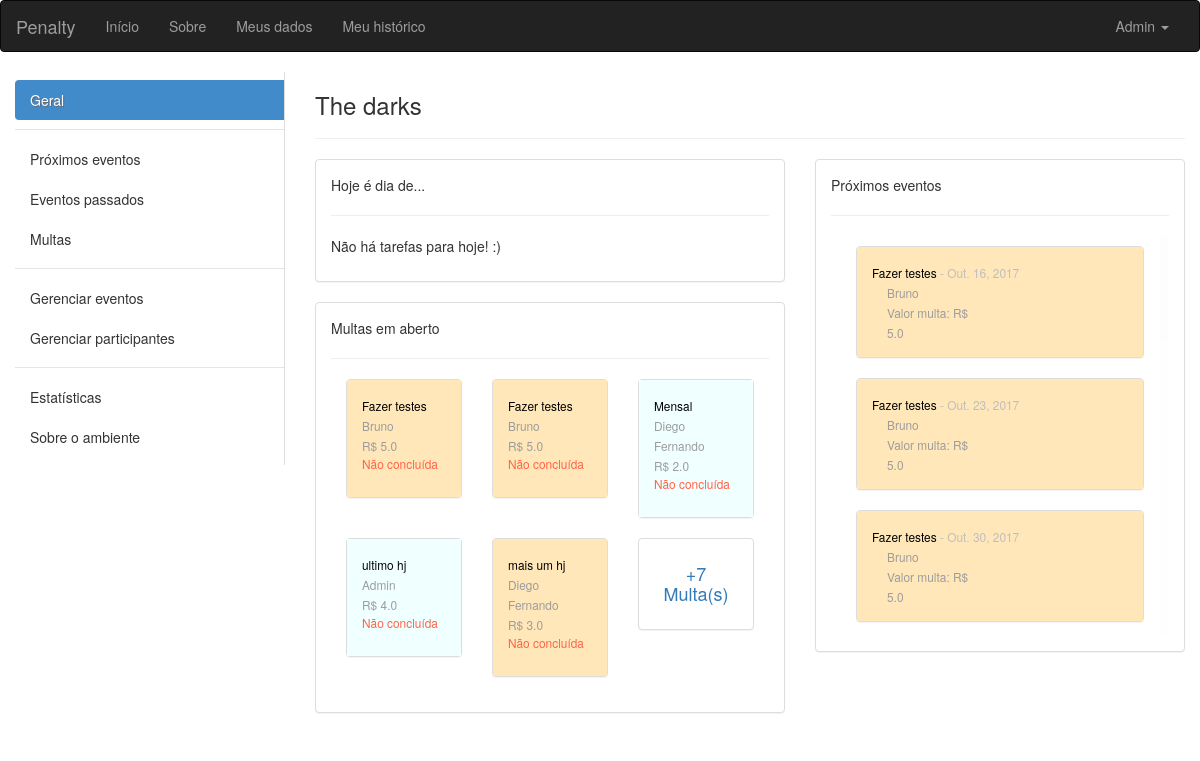
The app's page /ambiente/2/ (signed in) with its own data.
### ambiente/models.py (models this page shows, shortened)
class Ambiente(models.Model):
	nome = models.CharField(max_length=100, verbose_name='Nome', null=False, blank=False)
	descricao = models.CharField(max_length=100, verbose_name='Descrição', null=True, blank=False)
	endereco = models.CharField(max_length=150, verbose_name='Endereço', null=True, blank=False)
	criador = models.ForeignKey(User, verbose_name='Criador', null=False, blank=False, related_name='+')
	data_criacao = models.DateTimeField(default=timezone.now)
	participantes = models.ManyToManyField(User, verbose_name='Participantes', blank=True, related_name='+')

class Evento(models.Model):
	INTERVALOS = (
        ('D', 'Dias'),
        ('S', 'Semanas'),
        ('M', 'Meses'),
    )
	nome = models.CharField(max_length=100, verbose_name='Nome', null=False, blank=False)
	descricao = models.CharField(max_length=100, verbose_name='Descrição', null=True, blank=False)
	criador = models.ForeignKey(User, verbose_name='Criador', null=False, blank=False, related_name='+', default=1)
	responsavel = models.ForeignKey(User, verbose_name='Responsavel pela tarefa', null=False, blank=False, related_name='+', default=1)
	ambiente = models.ForeignKey(Ambiente, verbose_name='Ambiente', null=False, blank=False, related_name='+')
	data_inicio = models.DateField(default=date.today)
	data_fim = models.DateField(verbose_name='Data de término')
	dia_evento = models.DateField()
	id_agrupador = models.IntegerField()
	valor_multa = models.FloatField(verbose_name='Valor da multa', blank=False, default=2.0)
	quantidade_intervalos_repeticao = models.IntegerField(verbose_name='Se repete em')
	intervalo = models.CharField(max_length=40, choices=INTERVALOS, null=False, blank=False)
	solicitacao_de_validacao = models.BooleanField(default=False)
	momento_da_solicitacao = models.DateTimeField(blank=True, null=True)

### ambiente/views.py (the view)
# urls.py: url(r'^(?P<pk>[0-9]+)/$', views.detalhe_ambiente, name='ambiente'),
def detalhe_ambiente(request, pk):
	ambiente = get_object_or_404(Ambiente, pk=pk)
	get_object_or_404(ambiente.participantes, pk=request.user.pk)
	participantes = ambiente.participantes.values()
	tarefas_hj = Evento.objects.filter(ambiente=ambiente).filter(dia_evento=date.today()).order_by('dia_evento')
	tarefas_proximas = Evento.objects.filter(ambiente=ambiente).filter(dia_evento__gt=date.today()).order_by('dia_evento')[0:11]
	resto_tarefas = False
	if len(tarefas_hj) > 2:
		resto_tarefas = len(tarefas_hj) - 2
	multas = Evento.objects.filter(ambiente=ambiente).filter(dia_evento__lt=date.today()).filter(solicitacao_de_validacao=False).order_by('dia_evento')[::-1]
	resto_multas = False
	if len(multas) > 5:
		resto_multas = len(multas) - 5
	return render(request, 'detalhe_ambiente.html', {'ambiente':ambiente,
													'participantes':participantes,
													'tarefas_hj':tarefas_hj[0:2],
													'tarefas_hj_total':tarefas_hj,
													'resto_tarefas':resto_tarefas,
													'tarefas_proximas':tarefas_proximas,
													'multas':multas[0:5],
													'resto_multas':resto_multas})

### ambiente/templatetags/aux_tags.py (called while the page is built)
@register.filter(name='coment')
def coment(value):
	return len(ComentariosDeEventos.objects.filter(evento=value))

### ambiente/templates/detalhe_ambiente.html (shortened to what this page needs)
{% extends "base.html" %}
{% load aux_tags %}
{% block conteudo %}
<div class="container-fluid">
	<div class="row">
		<div class="col-sm-3">
		    <nav class="nav-sidebar">
		        <ul class="nav">
		            <li class="active"><a href="{% url 'ambiente:ambiente' ambiente.pk %}">Geral</a></li>
		            <li class="nav-divider"></li>
		            <li><a href="{% url 'ambiente:proximos_eventos' ambiente.pk %}">Próximos eventos</a></li>
		            <li><a href="{% url 'ambiente:eventos_passados' ambiente.pk %}">Eventos passados</a></li>
		            <li><a href="{% url 'ambiente:eventos_multados' ambiente.pk %}">Multas</a></li>
		            <li class="nav-divider"></li>
		            <li><a href="{% url 'ambiente:eventos' ambiente.pk %}">Gerenciar eventos</a></li>
		            <li><a href="{% url 'ambiente:participantes' ambiente.pk %}">Gerenciar participantes</a></li>
		            <li class="nav-divider"></li>
		            <li><a href="javascript:;">Estatísticas</a></li>
		            <li><a href="javascript:;">Sobre o ambiente</a></li>
		        </ul>
		    </nav>
		</div>
	<div class="col-sm-9">
	<h3>{{ ambiente.nome }}</h3>
	<hr>
	</div>
	<div class="col-sm-5">
		<div class="panel panel-default">
		  <div class="panel-body">
		  	<p>Hoje é dia de...</p>
		  	<hr>
		  	{% for evento in tarefas_hj %}
		  	<div class="col-xs-12 col-sm-12 col-md-12 col-lg-4">
			  	<div class="panel panel-default">
			  	  {% if evento.intervalo == "D" %}
			  	  	<div class="panel-body dias">
			  	  {% elif evento.intervalo == "S" %}
			  	  	<div class="panel-body semanas">
			  	  {% else %}
			  	    <div class="panel-body meses">
			  	  {% endif %}
			  	  <small class="pCinzaUser">
				    <a href="{% url 'ambiente:tarefa' ambiente.pk evento.pk %}" class="titulopindex">{{ evento.nome|truncatechars:16 }}</a><span class="pCinza"></span>
				    <br>
			    	{{ evento.responsavel.first_name|truncatechars:16 }}<br>
			    	R$ {{ evento.valor_multa }}<br>
			    	{% if evento.solicitacao_de_validacao %}
			    		<p style="color: #008B45;">Concluído</p>
			    	{% else %}
			    		<p style="color: #FF6347;">Não concluída</p>
			    	{% endif %}
			      </small>
				  </div>
				</div>
			  </div>
			{% empty %}
	  			<p>Não há tarefas para hoje! :)</p>
		  	{% endfor %}
		  </div>
		</div>
		<div class="panel panel-default">
		  <div class="panel-body">
		  	<p>Multas em aberto</p>
		  	<hr>
		  	{% for evento in multas %}
		  	<div class="col-xs-12 col-sm-12 col-md-12 col-lg-4">
			  	<div class="panel panel-default">
			  	  {% if evento.intervalo == "D" %}
			  	  	<div class="panel-body dias">
			  	  {% elif evento.intervalo == "S" %}
			  	  	<div class="panel-body semanas">
			  	  {% else %}
			  	    <div class="panel-body meses">
			  	  {% endif %}
			  	  <small class="pCinzaUser">
				    <a href="{% url 'ambiente:tarefa' ambiente.pk evento.pk %}" class="titulopindex">{{ evento.nome|truncatechars:16 }}</a>
				    <br>
			    	{{ evento.responsavel.first_name|truncatechars:16 }}<br>
			    	R$ {{ evento.valor_multa }}<br>
			    	{% if evento.solicitacao_de_validacao %}
			    		<p style="color: #008B45;">Concluído</p>
			    	{% else %}
			    		<p style="color: #FF6347;">Não concluída</p>
			    	{% endif %}
			      </small>
				  </div>
				</div>
			  </div>
			{% empty %}
	  			<p>Não há multas nesse ambiente! :)</p>
		  	{% endfor %}
		  	{% if resto_multas %}
	  		<div class="col-xs-12 col-sm-12 col-md-12 col-lg-4">
			  	<div class="panel panel-default">
			  	  <div class="panel-body">
			  	  	<a href="{% url 'ambiente:eventos_multados' ambiente.pk %}"><h4 style="text-align: center;">+{{ resto_multas }} Multa(s)</h4></a>
				  </div>
				</div>
			  </div>
		  	{% endif %}
		  </div>
		</div>
	</div>
	<div class="col-sm-4">
		<div class="panel panel-default">
		  <div class="panel-body">
		  	<p>Próximos eventos</p>
		  	<hr>
		  	<div class="nano">
				<div class="nano-content">
				  	{% for evento in tarefas_proximas %}
					  <div class="col-xs-12 col-sm-12 col-md-12 col-lg-12">
					  	<div class="panel panel-default">
					  	  {% if evento.intervalo == "D" %}
					  	  	<div class="panel-body dias">
					  	  {% elif evento.intervalo == "S" %}
					  	  	<div class="panel-body semanas">
					  	  {% else %}
					  	    <div class="panel-body meses">
					  	  {% endif %}
					  	  	<small class="pCinzaUser">
						    	<a href="{% url 'ambiente:tarefa' ambiente.pk evento.pk %}" class="titulopindex">{{ evento.nome }}</a><span class="pCinza"> - {{ evento.dia_evento }}</span>
							</small>
						    <div class="col-xs-12 col-sm-12 col-md-6 col-lg-6">
						    	<small class="pCinzaUser">
							    	{{ evento.responsavel.first_name }}<br>
							    	Valor multa: R$ {{ evento.valor_multa }}<br>
						    	</small>
						    </div>
						    <div class="col-xs-12 col-sm-12 col-md-6 col-lg-6">
						    </div>
						  </div>
						</div>
					  </div>
				  {% empty %}
				  	<div class="container">
				  		<p>Não há nenhuma tarefa futura neste ambiente.</p>
				  	</div>
				  {% endfor %}
				</div>
			</div>
		  </div>
		</div>
	</div>
	</div>
</div>
{% endblock conteudo %}

### core/templates/base.html (shortened to what this page needs)
{% load staticfiles %}
<!DOCTYPE html>
<html lang="pt-br">
  <head>
    <link rel="stylesheet" href="{% static 'css/bootstrap.min.css' %}">
    <link rel="stylesheet" href="{% static 'css/custom.css' %}">
  </head>
  <body>
    <nav class="navbar navbar-inverse">
      <div class="container-fluid">
      <div class="navbar-header">
        <a class="navbar-brand" href="/">Penalty</a>
      </div>
      <div class="collapse navbar-collapse" id="bs-example-navbar-collapse-1">
        <ul class="nav navbar-nav">
          <li><a href="/">Início</a></li>
          <li><a href="#">Sobre</a></li>
          <li><a href="#">Meus dados</a></li>
          <li><a href="#">Meu histórico</a></li>
        </ul>
        {% if request.user.is_authenticated %}
        <ul class="nav navbar-nav navbar-right">
          <li class="dropdown">
            <a href="#" class="dropdown-toggle" data-toggle="dropdown" role="button" aria-haspopup="true" aria-expanded="false">{{ request.user.first_name }} <span class="caret"></span></a>
          </li>
        </ul>
        {% endif %}
      </div>
    </div>
    </nav>
    {% block conteudo %}
    {% endblock conteudo %}
  </body>
</html>

### core/static/css/custom.css (style rules this page uses)
.nav-sidebar { width: 100%; padding: 8px 0; border-right: 1px solid #ddd; }
.nav-sidebar a { color: #333; -webkit-transition: all 0.08s linear; -moz-transition: all 0.08s linear; -o-transition: all 0.08s linear; transition: all 0.08s linear; -webkit-border-radius: 4px 0 0 4px; -moz-border-radius: 4px 0 0 4px; border-radius: 4px 0 0 4px; }
.nav-sidebar .active a { cursor: default; background-color: #428bca; color: #fff; text-shadow: 1px 1px 1px #666; }
.semanas { background-color: #FFE7BA; }
.meses { background-color: #F0FFFF; }
.pCinza { color: #BEBEBE; }
.pCinzaUser { color: #9C9C9C; }
.titulopindex { color: #000000; }
.nano { position : relative; width : 100%; height : 100%; overflow : hidden; }
.nano > .nano-content { position : absolute; overflow : scroll; overflow-x : hidden; top : 0; right : 0; bottom : 0; left : 0; }
.nano { height: 400px; }
.nano .nano-content { padding: 10px; }

### records on screen
Ambiente: nome "The darks"
Evento: nome "Fazer testes", responsavel.first_name "Bruno", valor_multa "5.0", solicitacao_de_validacao "Não concluída"
Evento: nome "Fazer testes", responsavel.first_name "Bruno", valor_multa "5.0", solicitacao_de_validacao "Não concluída"
Evento: nome "Mensal", responsavel.first_name "Diego Fernando", valor_multa "2.0", solicitacao_de_validacao "Não concluída"
Evento: nome "ultimo hj", responsavel.first_name "Admin", valor_multa "4.0", solicitacao_de_validacao "Não concluída"
Evento: nome "mais um hj", responsavel.first_name "Diego Fernando", valor_multa "3.0", solicitacao_de_validacao "Não concluída"
Evento: nome "Fazer testes", dia_evento "Out. 16, 2017", responsavel.first_name "Bruno", valor_multa "5.0"
Evento: nome "Fazer testes", dia_evento "Out. 23, 2017", responsavel.first_name "Bruno", valor_multa "5.0"
Evento: nome "Fazer testes", dia_evento "Out. 30, 2017", responsavel.first_name "Bruno", valor_multa "5.0"

### other values on screen
{{ request.user.first_name }} "Admin"
{{ resto_multas }} "7"
